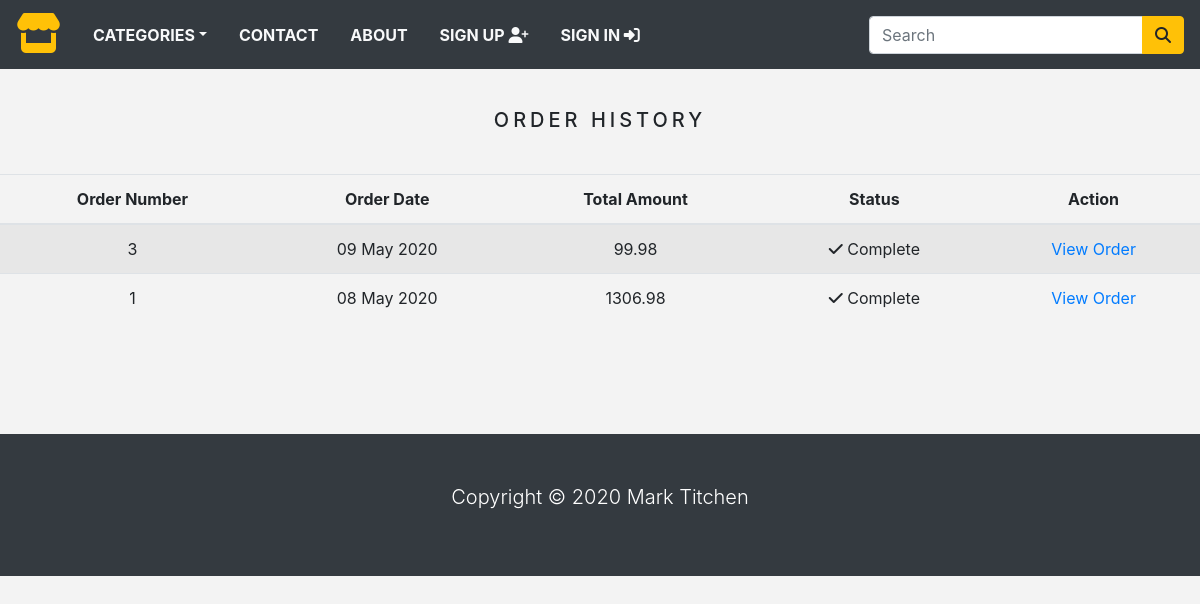
Before: /order_history/ (signed in) with the older database file.
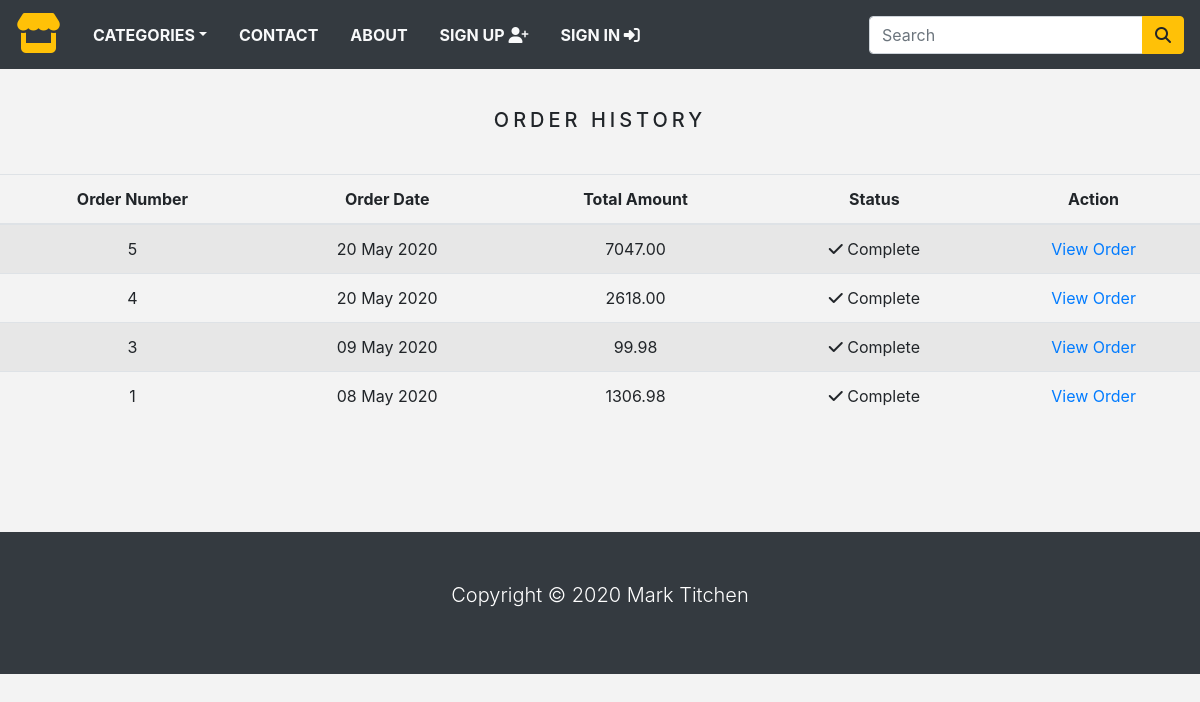
After: the same page with the newer database file.
### store/models.py (models this page shows, shortened)
class Order(models.Model):
    token = models.CharField(max_length=250, blank=True)
    total = models.DecimalField(max_digits=10, decimal_places=2, verbose_name='GBP Order Total')
    emailAddress = models.CharField(max_length=250, blank=True, verbose_name='Email Address')
    created = models.DateTimeField(auto_now_add=True)
    billingName = models.CharField(max_length=250, blank=True)
    billingAddress1 = models.CharField(max_length=250, blank=True)
    billingCity = models.CharField(max_length=250, blank=True)
    billingPostcode = models.CharField(max_length=250, blank=True)
    billingCountry = models.CharField(max_length=250, blank=True)
    shippingName = models.CharField(max_length=250, blank=True)
    shippingAddress1 = models.CharField(max_length=250, blank=True)
    shippingCity = models.CharField(max_length=250, blank=True)
    shippingPostcode = models.CharField(max_length=250, blank=True)
    shippingCountry = models.CharField(max_length=250, blank=True)
    class Meta:
        db_table = 'Order'
        ordering = ['-created']

### store/views.py (the view)
# urls.py: path('order_history/', views.orderHistory, name='order_history'),
@login_required(redirect_field_name='next', login_url='signin')
def orderHistory(request):
    if request.user.is_authenticated:
        email = str(request.user.email)
        order_details = Order.objects.filter(emailAddress=email)
    return render(request, 'list-orders.html', {'order_details': order_details})

### store/context_processors.py (called while the page is built)
def counter(request):
    item_count = 0
    if 'admin' in request.path:
        return {}
    else:
        try:
            cart = Cart.objects.filter(cart_id=_cart_id(request))
            cart_items = CartItem.objects.all().filter(cart=cart[:1])
            for cart_item in cart_items:
                item_count += cart_item.quantity
        except Cart.DoesNotExist:
            item_count = 0
    return dict(item_count = item_count)

def menu_links(request):
    links = Category.objects.all()
    return dict(links=links)

### store/models.py (called while the page is built)
    def get_url(self):
        return reverse('products_by_category', args=[self.slug])

### store/views.py (called while the page is built)
def _cart_id(request):
    cart = request.session.session_key
    if not cart:
        cart = request.session.create()
    return cart

### store/templates/list-orders.html (shortened to what this page needs)
{% extends 'base.html' %}
{% load static %}
    {% load crispy_forms_tags %}
{% block content %}
    <div class="text-center">
        <br>
        <h1 class="text-center product_title">
            Order History
        </h1>
        <br>
        {% if order_details %}
            <table class="table table-striped">
                <thead>
                    <tr>
                        <th>Order Number</th>
                        <th>Order Date</th>
                        <th>Total Amount</th>
                        <th>Status</th>
                        <th>Action</th>
                    </tr>
                </thead>
                <tbody>
                    {% for order in order_details %}
                         <tr>
                            <td>{{ order.id }}</td>
                            <td>{{ order.created|date:"d M Y" }}</td>
                            <td>{{ order.total }}</td>
                            <td><i class="fas fa-check"></i>&nbsp;Complete</td>
                            <td><a href="{% url 'order_detail' order.id %}">View Order</a></td>
                        </tr>
                    {% endfor %}
                </tbody>
            </table>
        {% endif %}
    </div>
    <br>
    <br>
{% endblock %}

### store/templates/base.html (shortened to what this page needs)
{% load static %}
<!doctype html>
<html lang="en">
  <head>
    <link rel="stylesheet" href="https://stackpath.bootstrapcdn.com/bootstrap/4.4.1/css/bootstrap.min.css">
      <link rel="stylesheet" href="{% static 'css/base.css' %}">
       <link rel="stylesheet" href="{% static 'css/cart.css' %}">
  </head>
  <body>
    {% include 'navbar.html' %}
    {% block content %}
    {% endblock %}
    {% include 'footer.html' %}
  </body>
</html>

### store/templates/navbar.html (shortened to what this page needs)
<nav class="navbar navbar-expand-md navbar-light bg-dark">
        <a href="/" class="navbar-brand"><i class="fas fa-store text-warning fa-2x"></i></a>
        <div class="collapse navbar-collapse justify-content-between" id="nav">
        <ul class="navbar-nav">
            <li class="nav-item dropdown"><a class="nav-link text-light text-uppercase font-weight-bold px-3 dropdown-toggle" href="" data-toggle="dropdown">Categories</a>
            </li>
            <li class="nav-item"><a class="nav-link text-light text-uppercase font-weight-bold px-3" href="{% url 'contact' %}">Contact</a></li>
            <li class="nav-item"><a class="nav-link text-light text-uppercase font-weight-bold px-3" href="{% url 'about' %}">About</a></li>
            {% if request.user.is_authenticated and request.user.first_name %}
                <li class="nav-item dropdown">
                    <a class="nav-link text-light text-uppercase font-weight-bold px-3 dropdown-toggle" data-toggle="dropdown">
                        Welcome, {{ request.user.first_name }} <i class="fas fa-user square"></i>
                    </a>
                     <div class="dropdown-menu">
                        <a class="dropdown-item" href="{% url 'order_history' %}">Order History</a>
                     </div>
                </li>
                <li class="nav-item">
                    <a class="nav-link text-light text-uppercase font-weight-bold px-3" href="{% url 'signout' %}">
                        Sign Out <i class="fas fa-sign-out-alt"></i>
                    </a>
                </li>
            {% else %}
                 <li class="nav-item">
                     <a class="nav-link text-light text-uppercase font-weight-bold px-3" href="{% url 'signup' %}">
                        Sign Up <i class="fas fa-user-plus"></i>
                     </a>
                </li>
                  <li class="nav-item">
                     <a class="nav-link text-light text-uppercase font-weight-bold px-3" href="{% url 'signin' %}">
                        Sign In <i class="fas fa-sign-in-alt"></i>
                     </a>
                </li>
            {% endif %}
        </ul>
        <form class="form-inline ml-3" action="{% url 'search' %}", method="GET">
            <div class="input-group">
                <input type="text" name="title" class="form-control" placeholder="Search">
                <div class="input-group-append">
                    <button type="submit" class="btn btn-warning"><i class="fas fa-search"></i></button>
                </div>
            </div>
        </form>
        </div>
</nav>

### store/templates/footer.html
<footer class="bg-dark text-white mt-5 p-5">
    <div class="container">
        <p class="lead text-center">Copyright &copy; 2020 Mark Titchen</p>
    </div>
</footer>

### ecommerce_project/static/css/base.css (style rules this page uses)
body { background: #f3f3f3; }
.product_title { font-size: 20px; text-transform: uppercase; letter-spacing: .2em; padding-top: 15px; padding-bottom: 10px; }

Changed rows visible on the page:
added Order: id "5", created "20 May 2020", total "7047.00"
added Order: id "4", created "20 May 2020", total "2618.00"
